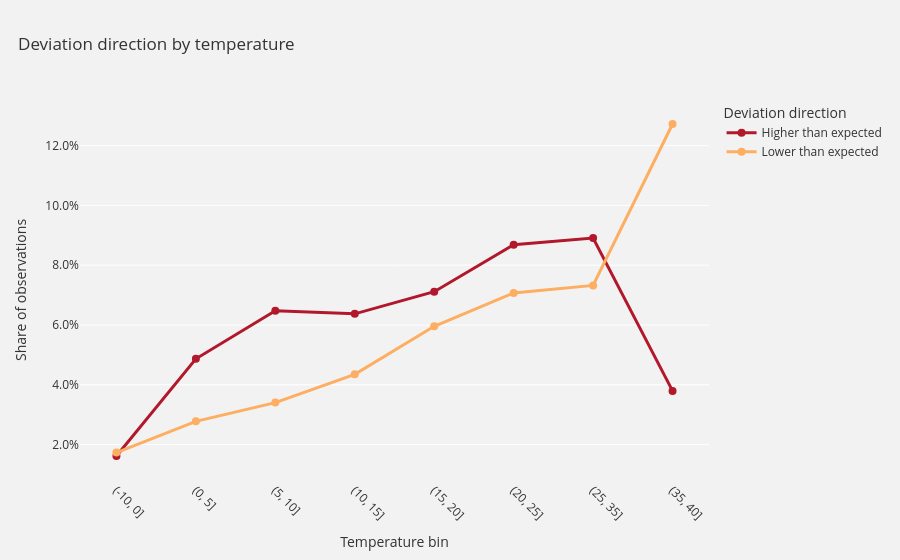

The cell this chart's notebook holds for it:
### Code cell
temperature_summary = (
    deviation_data
    .groupby("temperature_bin", observed=True)
    .agg(
        observations=("is_deviation", "size"),
        deviations=("is_deviation", "sum"),
        higher=("deviation_direction", lambda x: (x == "Higher than expected").sum()),
        lower=("deviation_direction", lambda x: (x == "Lower than expected").sum()),
    )
    .reset_index()
)

temperature_summary["deviation_share"] = (
    temperature_summary["deviations"] / temperature_summary["observations"]
)

temperature_summary["higher_share"] = (
    temperature_summary["higher"] / temperature_summary["observations"]
)

temperature_summary["lower_share"] = (
    temperature_summary["lower"] / temperature_summary["observations"]
)

temperature_summary["temperature_bin"] = (
    temperature_summary["temperature_bin"].astype(str)
)

temperature_long = temperature_summary.melt(
    id_vars="temperature_bin",
    value_vars=["higher_share", "lower_share"],
    var_name="direction",
    value_name="share",
)

temperature_long["direction"] = temperature_long["direction"].map({
    "higher_share": "Higher than expected",
    "lower_share": "Lower than expected",
})

direction_colors = {
    "Higher than expected": "#b2182b" ,
    "Lower than expected": "#fdae61",
}

fig = plotly.line(
    temperature_long,
    x="temperature_bin",
    y="share",
    color="direction",
    color_discrete_map=direction_colors,
    markers=True,
    title="Deviation direction by temperature",
    labels={
        "temperature_bin": "Temperature bin",
        "share": "Share of observations",
        "direction": "Deviation direction",
    },
)

fig.update_traces(
    line=dict(width=3),
    marker=dict(size=8)
)

fig.update_layout(
    plot_bgcolor="#f2f2f2",
    paper_bgcolor="#f2f2f2",
    font=dict(color="#333333"),
    title=dict(x=0.02),
    legend_title_text="Deviation direction",
)

fig.update_yaxes(
    tickformat=".1%",
    gridcolor="white",
    zerolinecolor="white",
)

fig.update_xaxes(
    tickangle=45,
    showgrid=False,
)

fig.show()

### Figure 1 — Plotly figure (JSON) as saved in the notebook; plotly's stock layout.template omitted (floating-point values rounded to 4 significant figures)
{"data": [{"hovertemplate": "Deviation direction=Higher than expected<br>Temperature bin=%{x}<br>Share of observations=%{y}<extra></extra>", "legendgroup": "Higher than expected", "line": {"color": "#b2182b", "dash": "solid", "width": 3}, "marker": {"size": 8, "symbol": "circle"}, "mode": "lines+markers", "name": "Higher than expected", "orientation": "v", "showlegend": true, "type": "scatter", "x": ["(-10, 0]", "(0, 5]", "(5, 10]", "(10, 15]", "(15, 20]", "(20, 25]", "(25, 35]", "(35, 40]"], "xaxis": "x", "y": [0.01616, 0.04868, 0.06476, 0.06372, 0.07113, 0.08686, 0.0891, 0.03795], "yaxis": "y"}, {"hovertemplate": "Deviation direction=Lower than expected<br>Temperature bin=%{x}<br>Share of observations=%{y}<extra></extra>", "legendgroup": "Lower than expected", "line": {"color": "#fdae61", "dash": "solid", "width": 3}, "marker": {"size": 8, "symbol": "circle"}, "mode": "lines+markers", "name": "Lower than expected", "orientation": "v", "showlegend": true, "type": "scatter", "x": ["(-10, 0]", "(0, 5]", "(5, 10]", "(10, 15]", "(15, 20]", "(20, 25]", "(25, 35]", "(35, 40]"], "xaxis": "x", "y": [0.01731, 0.02776, 0.03403, 0.04349, 0.05954, 0.07073, 0.07323, 0.1272], "yaxis": "y"}], "layout": {"font": {"color": "#333333"}, "legend": {"title": {"text": "Deviation direction"}, "tracegroupgap": 0}, "paper_bgcolor": "#f2f2f2", "plot_bgcolor": "#f2f2f2", "title": {"text": "Deviation direction by temperature", "x": 0.02}, "xaxis": {"anchor": "y", "domain": [0, 1], "showgrid": false, "tickangle": 45, "title": {"text": "Temperature bin"}}, "yaxis": {"anchor": "x", "domain": [0, 1], "gridcolor": "white", "tickformat": ".1%", "title": {"text": "Share of observations"}, "zerolinecolor": "white"}}}
